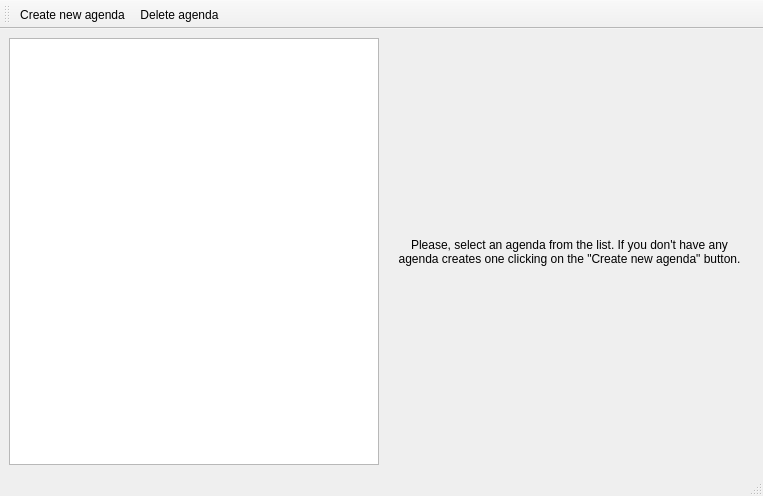
<?xml version="1.0" encoding="UTF-8"?>
<ui version="4.0">
 <class>MainWindow</class>
 <widget class="QMainWindow" name="MainWindow">
  <property name="geometry">
   <rect>
    <x>0</x>
    <y>0</y>
    <width>763</width>
    <height>496</height>
   </rect>
  </property>
  <property name="windowTitle">
   <string>MainWindow</string>
  </property>
  <widget class="QWidget" name="centralwidget">
   <layout class="QHBoxLayout" name="horizontalLayout">
    <item>
     <widget class="QListView" name="listView"/>
    </item>
    <item>
     <widget class="QStackedWidget" name="stackedWidget">
      <widget class="QWidget" name="page">
       <layout class="QHBoxLayout" name="horizontalLayout_2">
        <item>
         <widget class="QLabel" name="label">
          <property name="text">
           <string>Please, select an agenda from the list. If you don't have any agenda creates one clicking on the &quot;Create new agenda&quot; button.</string>
          </property>
          <property name="alignment">
           <set>Qt::AlignCenter</set>
          </property>
          <property name="wordWrap">
           <bool>true</bool>
          </property>
         </widget>
        </item>
       </layout>
      </widget>
      <widget class="QWidget" name="page_2"/>
     </widget>
    </item>
   </layout>
  </widget>
  <widget class="QMenuBar" name="menubar">
   <property name="geometry">
    <rect>
     <x>0</x>
     <y>0</y>
     <width>763</width>
     <height>21</height>
    </rect>
   </property>
  </widget>
  <widget class="QStatusBar" name="statusbar"/>
  <widget class="QToolBar" name="toolBar">
   <property name="windowTitle">
    <string>toolBar</string>
   </property>
   <property name="toolButtonStyle">
    <enum>Qt::ToolButtonTextBesideIcon</enum>
   </property>
   <attribute name="toolBarArea">
    <enum>TopToolBarArea</enum>
   </attribute>
   <attribute name="toolBarBreak">
    <bool>false</bool>
   </attribute>
   <addaction name="actionCreateAgenda"/>
   <addaction name="actionDeleteAgenda"/>
  </widget>
  <action name="actionCreateAgenda">
   <property name="icon">
    <iconset resource="resources.qrc">
     <normaloff>:/list-add.png</normaloff>:/list-add.png</iconset>
   </property>
   <property name="text">
    <string>Create new agenda</string>
   </property>
  </action>
  <action name="actionDeleteAgenda">
   <property name="icon">
    <iconset resource="resources.qrc">
     <normaloff>:/list-remove.png</normaloff>:/list-remove.png</iconset>
   </property>
   <property name="text">
    <string>Delete agenda</string>
   </property>
  </action>
 </widget>
 <resources>
  <include location="resources.qrc"/>
 </resources>
 <connections/>
</ui>
